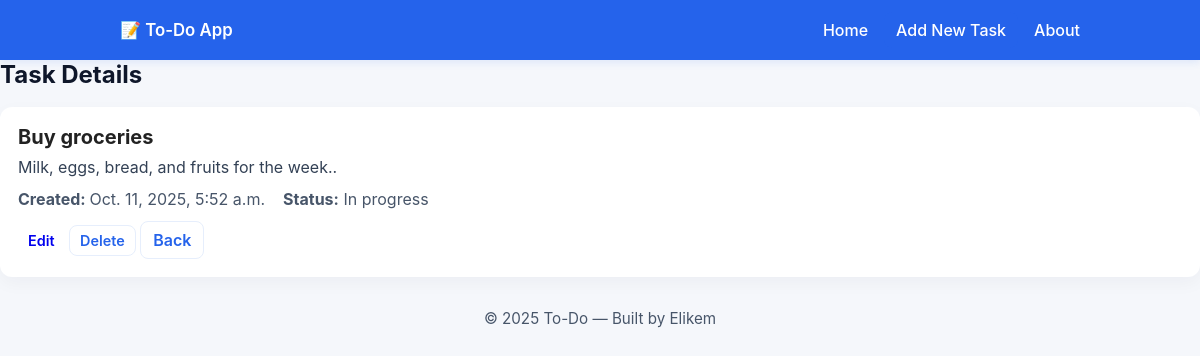
Page /task/21/ on the committed database.
### main_blog/models.py (models this page shows, shortened)
class Todo(models.Model):
    title = models.CharField(max_length=100)
    description = models.CharField(max_length=300)
    completed = models.BooleanField(default=False)
    created_at = models.DateTimeField(auto_now_add= True)
    updated_at = models.DateTimeField(auto_now=True)
    category = models.ForeignKey(Category,on_delete=models.CASCADE,related_name="tasks")

### main_blog/views.py (the view)
# urls.py: path("task/<int:id>/",views.view_task,name = "view_task"),
def view_task(request,id):
    task = Todo.objects.get(id = id)
    context = {
        "task":task
    }
    return render(request,"view_task.html",context)

### main_blog/templates/view_task.html (shortened to what this page needs)
{% extends 'base.html' %}
{% load static %}
{% block body %}
  <main class="main
  <main class="main-content">
    <h1 class="page-title">Task Details</h1>
    <section class="detail-card">
      <h2 class="detail-title">{{task.title}}</h2>
      <p class="detail-desc">{{task.description}}.</p>
      <ul class="meta-list">
        <li><strong>Created: </strong> {{task.created_at}}</li>
          {% if task.completed%}
          <li><strong>Status:</strong> Completed </li>
          {% else %}
          <li><strong>Status:</strong> In progress </li>
          {% endif %}
      </ul>
      <div class="view-actions">
        <a class="btn small" href="{% url 'edit_task' task.id %}">Edit</a>
        <a href="{% url 'delete_task' task.id %}" class="btn small ghost">Delete</a>
        <a class="btn ghost" href="{{request.META.HTTP_REFERER}}">Back</a>
      </div>
    </section>
  </main>
{% endblock body%}

### main_blog/static/style.css (style rules this page uses)
* { box-sizing: border-box; margin: 0; padding: 0; }
html,body { height: 100%; }
body { font-family: Inter, system-ui, -apple-system, "Segoe UI", Roboto, "Helvetica Neue", Arial; background: #f5f7fb; color: #222; display: flex; flex-direction: column; min-height: 100vh; -webkit-font-smoothing: antialiased; -moz-osx-font-smoothing: grayscale; }
.page-title { margin-bottom: 18px; font-size: 1.5rem; color: #0f172a; }
.task-container, .form-card, .detail-card, .info-card { background: #fff; border-radius: 12px; padding: 18px; box-shadow: 0 6px 18px rgba(15,23,42,0.04); }
.btn { display: inline-block; padding: 8px 12px; border-radius: 8px; font-weight: 600; text-decoration: none; border: none; cursor: pointer; background: transparent; }
.btn.small { padding: 6px 10px; font-size: 0.9rem; }
.btn.ghost { border: 1px solid #e6eefc; color: #2563eb; background: transparent; }
.detail-title { font-size: 1.25rem; margin-bottom: 8px; }
.detail-desc { color: #334155; margin-bottom: 12px; }
.meta-list { list-style: none; margin-bottom: 12px; display: flex; gap: 18px; color: #475569; }

### rows in the picture
Todo: title "Buy groceries", description "Milk, eggs, bread, and fruits for the week.", created_at "Oct. 11, 2025, 5:52 a.m."
